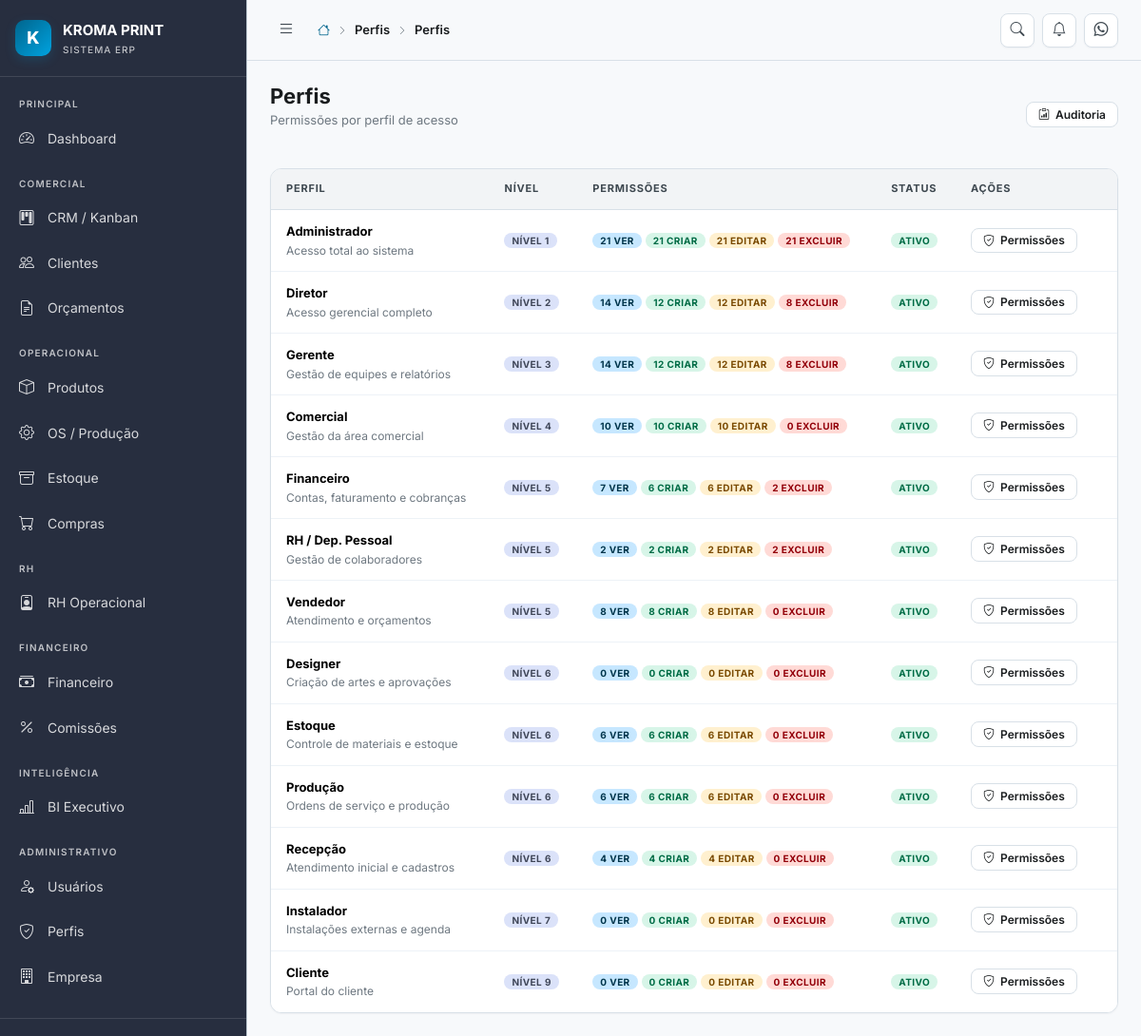
/perfis (signed in), run on the app's committed database.
### tables this page shows
CREATE TABLE IF NOT EXISTS perfis (
    id          INT UNSIGNED AUTO_INCREMENT PRIMARY KEY,
    nome        VARCHAR(50) NOT NULL UNIQUE,
    label       VARCHAR(100) NOT NULL,
    descricao   TEXT,
    nivel       TINYINT DEFAULT 5 COMMENT 'Nível hierárquico: 1=mais alto',
    ativo       TINYINT(1) DEFAULT 1,
    created_at  DATETIME DEFAULT CURRENT_TIMESTAMP
);

### index.php (called while the page is built, shortened)
<?php
require_once CONFIG_PATH . '/database.php';
require_once APP_PATH . '/Services/Router.php';
$router = new App\Services\Router();
$router->dispatch();

### config/database.php (called while the page is built, shortened)
<?php
class Database
{
    private static ?PDO $instance = null;
    public static function getInstance(): PDO
    {
        if (self::$instance === null) {
            try {
                $dsn = sprintf(
                    'mysql:host=%s;port=%s;dbname=%s;charset=%s',
                    DB_HOST, DB_PORT, DB_NAME, DB_CHARSET
                );
                self::$instance = new PDO($dsn, DB_USER, DB_PASS, [
                    PDO::ATTR_ERRMODE            => PDO::ERRMODE_EXCEPTION,
                    PDO::ATTR_DEFAULT_FETCH_MODE => PDO::FETCH_ASSOC,
                    PDO::ATTR_EMULATE_PREPARES   => false,
                    PDO::MYSQL_ATTR_INIT_COMMAND => "SET NAMES utf8mb4 COLLATE utf8mb4_unicode_ci",
                ]);
            } catch (PDOException $e) {
                if (APP_ENV === 'development') {
                    die('Erro de conexão com banco de dados: ' . $e->getMessage());
                } else {
                    die('Erro interno do sistema. Tente novamente mais tarde.');
                }
            }
        }
        return self::$instance;
    }
}
function db(): PDO
{
    return Database::getInstance();
}

### app/Services/Auth.php (called while the page is built, shortened)
<?php
class Auth
{
    public static function perfil(): ?string
    {
        return $_SESSION['usuario']['perfil'] ?? null;
    }
    public static function temPerfil(string|array $perfis): bool
    {
        $perfilAtual = self::perfil();
        if (is_array($perfis)) {
            return in_array($perfilAtual, $perfis);
        }
        return $perfilAtual === $perfis;
    }
    public static function pode(string $permissao): bool
    {
        $permissoes = $_SESSION['permissoes'] ?? [];
        return in_array($permissao, $permissoes) || self::temPerfil('administrador');
    }
}

### app/Views/perfis/index.php (the view, shortened to what this page needs)
<div class="table-wrapper">
    <table class="table">
        <thead>
            <tr>
                <th>Perfil</th>
                <th>Nível</th>
                <th>Permissões</th>
                <th>Status</th>
                <th width="170">Ações</th>
            </tr>
        </thead>
        <tbody>
            <?php foreach ($perfis as $perfil): ?>
            <tr>
                <td>
                    <div style="font-weight:700"><?= htmlspecialchars($perfil['label']) ?></div>
                    <div style="font-size:12px;color:var(--text-muted)"><?= htmlspecialchars($perfil['descricao'] ?? '') ?></div>
                </td>
                <td><span class="badge badge-info">Nível <?= (int)$perfil['nivel'] ?></span></td>
                <td>
                    <div class="d-flex flex-wrap gap-1">
                        <span class="badge badge-primary"><?= (int)$perfil['total_ver'] ?> ver</span>
                        <span class="badge badge-success"><?= (int)$perfil['total_criar'] ?> criar</span>
                        <span class="badge badge-warning"><?= (int)$perfil['total_editar'] ?> editar</span>
                        <span class="badge badge-danger"><?= (int)$perfil['total_excluir'] ?> excluir</span>
                    </div>
                </td>
                <td>
                    <span class="badge <?= $perfil['ativo'] ? 'badge-success' : 'badge-secondary' ?>">
                        <?= $perfil['ativo'] ? 'Ativo' : 'Inativo' ?>
                    </span>
                </td>
                <td>
                    <a class="btn btn-secondary btn-sm" href="<?= APP_URL ?>/perfis/<?= $perfil['id'] ?>/permissoes">
                        <i class="bi bi-shield-check"></i> Permissões
                    </a>
                </td>
            </tr>
            <?php endforeach; ?>
        </tbody>
    </table>
</div>

### app/Services/Router.php (shortened to what this page needs)
<?php
class Router
{
    private array $routes = [];
    private string $basePath = '';
    public function __construct()
    {
        $scriptDir = dirname($_SERVER['SCRIPT_NAME']);
        $this->basePath = rtrim($scriptDir, '/');
    }
    private function addRoute(string $method, string $path, $handler): void
    {
        $this->routes[] = [
            'method'  => $method,
            'path'    => $path,
            'handler' => $handler,
        ];
    }
    public function dispatch(): void
    {
        $method = $_SERVER['REQUEST_METHOD'];
        $uri    = $_SERVER['REQUEST_URI'];
        $uri = '/' . ltrim(substr($uri, strlen($this->basePath)), '/');
        $uri = rtrim($uri, '/') ?: '/';
        foreach ($this->routes as $route) {
            if ($route['method'] !== $method) continue;
            $pattern = $this->pathToRegex($route['path']);
            if (preg_match($pattern, $uri, $matches)) {
                $params = array_filter($matches, 'is_string', ARRAY_FILTER_USE_KEY);
                $this->callHandler($route['handler'], $params);
                return;
            }
        }
    }
    private function pathToRegex(string $path): string
    {
        $pattern = preg_replace('/\/:([^\/]+)/', '/(?P<$1>[^/]+)', $path);
        return '#^' . $pattern . '$#';
    }
    private function callHandler($handler, array $params): void
    {
        if (is_string($handler) && strpos($handler, '@') !== false) {
            [$class, $method] = explode('@', $handler);
            $controller = new $fullClass();
            call_user_func_array([$controller, $method], $params);
            return;
        }
    }
}

### app/Controllers/PerfilController.php (shortened to what this page needs)
<?php
class PerfilController
{
    public function index(): void
    {
        try {
            $perfis = db()->query(
                "SELECT p.*,
                        SUM(CASE WHEN pm.pode_ver = 1 THEN 1 ELSE 0 END) AS total_ver,
                        SUM(CASE WHEN pm.pode_criar = 1 THEN 1 ELSE 0 END) AS total_criar,
                        SUM(CASE WHEN pm.pode_editar = 1 THEN 1 ELSE 0 END) AS total_editar,
                        SUM(CASE WHEN pm.pode_excluir = 1 THEN 1 ELSE 0 END) AS total_excluir
                 FROM perfis p
                 LEFT JOIN permissoes pm ON pm.perfil_id = p.id
                 GROUP BY p.id
                 ORDER BY p.nivel, p.label"
            )->fetchAll();
        } catch (\Exception $e) {
            $perfis = [];
        }
        $titulo = 'Perfis';
        $subtitulo = 'Permissões por perfil de acesso';
        $breadcrumbs = [['label' => 'Perfis', 'url' => '']];
        $headerActions = '<a href="' . APP_URL . '/auditoria" class="btn btn-secondary btn-sm"><i class="bi bi-clipboard-data"></i> Auditoria</a>';
        require APP_PATH . '/Views/perfis/index.php';
        $content = ob_get_clean();
        require APP_PATH . '/Views/layouts/main.php';
    }
}

### app/Views/layouts/main.php (shortened to what this page needs)
<?php
$titulo     = $titulo ?? 'Dashboard';
$subtitulo  = $subtitulo ?? '';
$breadcrumbs = $breadcrumbs ?? [];
?>
<!DOCTYPE html>
<html lang="pt-BR" data-theme="light">
<head>
    <link rel="stylesheet" href="https://cdn.jsdelivr.net/npm/bootstrap@5.3.2/dist/css/bootstrap.min.css">
    <link rel="stylesheet" href="https://cdn.jsdelivr.net/npm/bootstrap-icons@1.11.3/font/bootstrap-icons.min.css">
    <link rel="stylesheet" href="https://cdn.datatables.net/1.13.7/css/dataTables.bootstrap5.min.css">
    <link rel="stylesheet" href="<?= APP_URL ?>/public/assets/css/kroma.css">
</head>
<body>
<div class="kroma-wrapper">
    <aside class="sidebar" id="sidebar">
        <div class="sidebar-brand">
            <div class="logo-icon">K</div>
            <div>
                <div class="logo-text">KROMA PRINT</div>
                <div class="logo-sub">Sistema ERP</div>
            </div>
        </div>
        <nav class="sidebar-nav" id="sidebarNav">
            <div class="nav-group">
                <div class="nav-group-label">Principal</div>
                <a href="<?= APP_URL ?>/dashboard" class="nav-item" data-tooltip="Dashboard">
                    <i class="bi bi-speedometer2"></i>
                    <span class="nav-label">Dashboard</span>
                </a>
            </div>
            <?php if (Auth::pode('crm') || Auth::pode('clientes') || Auth::pode('orcamentos')): ?>
            <div class="nav-group">
                <div class="nav-group-label">Comercial</div>
                <?php if (Auth::pode('crm')): ?>
                <a href="<?= APP_URL ?>/crm" class="nav-item" data-tooltip="CRM">
                    <i class="bi bi-kanban"></i>
                    <span class="nav-label">CRM / Kanban</span>
                </a>
                <?php endif; ?>
                <?php if (Auth::pode('clientes')): ?>
                <a href="<?= APP_URL ?>/clientes" class="nav-item" data-tooltip="Clientes">
                    <i class="bi bi-people"></i>
                    <span class="nav-label">Clientes</span>
                </a>
                <?php endif; ?>
                <?php if (Auth::pode('orcamentos')): ?>
                <a href="<?= APP_URL ?>/orcamentos" class="nav-item" data-tooltip="Orçamentos">
                    <i class="bi bi-file-earmark-text"></i>
                    <span class="nav-label">Orçamentos</span>
                </a>
                <?php endif; ?>
            </div>
            <?php endif; ?>
            <?php if (Auth::pode('produtos') || Auth::pode('producao') || Auth::pode('estoque') || Auth::pode('compras')): ?>
            <div class="nav-group">
                <div class="nav-group-label">Operacional</div>
                <?php if (Auth::pode('produtos')): ?>
                <a href="<?= APP_URL ?>/produtos" class="nav-item" data-tooltip="Produtos">
                    <i class="bi bi-box"></i>
                    <span class="nav-label">Produtos</span>
                </a>
                <?php endif; ?>
                <?php if (Auth::pode('producao')): ?>
                <a href="<?= APP_URL ?>/producao" class="nav-item" data-tooltip="Produção">
                    <i class="bi bi-gear"></i>
                    <span class="nav-label">OS / Produção</span>
                </a>
                <?php endif; ?>
                <?php if (Auth::pode('estoque')): ?>
                <a href="<?= APP_URL ?>/estoque" class="nav-item" data-tooltip="Estoque">
                    <i class="bi bi-archive"></i>
                    <span class="nav-label">Estoque</span>
                </a>
                <?php endif; ?>
                <?php if (Auth::pode('compras')): ?>
                <a href="<?= APP_URL ?>/compras" class="nav-item" data-tooltip="Compras">
                    <i class="bi bi-cart"></i>
                    <span class="nav-label">Compras</span>
                </a>
                <?php endif; ?>
            </div>
            <?php endif; ?>
            <?php if (Auth::pode('colaboradores') || Auth::pode('equipamentos')): ?>
            <div class="nav-group">
                <div class="nav-group-label">RH</div>
                <a href="<?= APP_URL ?>/rh" class="nav-item" data-tooltip="RH Operacional">
                    <i class="bi bi-person-badge"></i>
                    <span class="nav-label">RH Operacional</span>
                </a>
            </div>
            <?php endif; ?>
            <?php if (Auth::pode('financeiro') || Auth::pode('comissoes')): ?>
            <div class="nav-group">
                <div class="nav-group-label">Financeiro</div>
                <?php if (Auth::pode('financeiro')): ?>
                <a href="<?= APP_URL ?>/financeiro" class="nav-item" data-tooltip="Financeiro">
                    <i class="bi bi-cash-stack"></i>
                    <span class="nav-label">Financeiro</span>
                </a>
                <?php endif; ?>
                <?php if (Auth::pode('comissoes')): ?>
                <a href="<?= APP_URL ?>/comissoes" class="nav-item" data-tooltip="Comissões">
                    <i class="bi bi-percent"></i>
                    <span class="nav-label">Comissões</span>
                </a>
                <?php endif; ?>
            </div>
            <?php endif; ?>
            <?php if (Auth::pode('bi')): ?>
            <div class="nav-group">
                <div class="nav-group-label">Inteligência</div>
                <a href="<?= APP_URL ?>/bi" class="nav-item" data-tooltip="BI Executivo">
                    <i class="bi bi-bar-chart-line"></i>
                    <span class="nav-label">BI Executivo</span>
                </a>
            </div>
            <?php endif; ?>
            <?php if (Auth::pode('usuarios') || Auth::pode('empresa')): ?>
            <div class="nav-group">
                <div class="nav-group-label">Administrativo</div>
                <?php if (Auth::pode('usuarios')): ?>
                <a href="<?= APP_URL ?>/usuarios" class="nav-item" data-tooltip="Usuários">
                    <i class="bi bi-person-gear"></i>
                    <span class="nav-label">Usuários</span>
                </a>
                <a href="<?= APP_URL ?>/perfis" class="nav-item" data-tooltip="Perfis">
                    <i class="bi bi-shield-check"></i>
                    <span class="nav-label">Perfis</span>
                </a>
                <?php endif; ?>
                <?php if (Auth::pode('empresa')): ?>
                <a href="<?= APP_URL ?>/empresa" class="nav-item" data-tooltip="Empresa">
                    <i class="bi bi-building"></i>
                    <span class="nav-label">Empresa</span>
                </a>
                <?php endif; ?>
            </div>
            <?php endif; ?>
        </nav>
        <div class="sidebar-footer">
            <div class="dropdown">
                <div class="sidebar-user" data-bs-toggle="dropdown">
                </div>
            </div>
        </div>
    </aside>
    <div class="main-content" id="mainContent">
        <header class="topbar">
            <button class="topbar-toggle" id="sidebarToggle" aria-label="Menu">
                <i class="bi bi-list"></i>
            </button>
            <div class="topbar-breadcrumb">
                <a href="<?= APP_URL ?>/dashboard"><i class="bi bi-house"></i></a>
                <?php foreach ($breadcrumbs as $crumb): ?>
                    <i class="bi bi-chevron-right" style="font-size:10px"></i>
                    <?php if (!empty($crumb['url'])): ?>
                        <a href="<?= APP_URL . $crumb['url'] ?>"><?= htmlspecialchars($crumb['label']) ?></a>
                    <?php else: ?>
                        <span class="current"><?= htmlspecialchars($crumb['label']) ?></span>
                    <?php endif; ?>
                <?php endforeach; ?>
                <?php if (!empty($breadcrumbs)): ?>
                    <i class="bi bi-chevron-right" style="font-size:10px"></i>
                <?php endif; ?>
                <span class="current"><?= htmlspecialchars($titulo) ?></span>
            </div>
            <div class="topbar-actions">
                <a href="#" class="topbar-btn" data-bs-toggle="tooltip" title="Busca rápida">
                    <i class="bi bi-search"></i>
                </a>
                <a href="#" class="topbar-btn" id="notif-btn">
                    <i class="bi bi-bell"></i>
                </a>
                <a href="#" class="topbar-btn" data-bs-toggle="tooltip" title="WhatsApp">
                    <i class="bi bi-whatsapp"></i>
                </a>
            </div>
        </header>
        <main class="page-content">
            <?php if ($titulo): ?>
            <div class="page-header">
                <div>
                    <h1 class="page-title"><?= htmlspecialchars($titulo) ?></h1>
                    <?php if ($subtitulo): ?>
                    <p class="page-subtitle"><?= htmlspecialchars($subtitulo) ?></p>
                    <?php endif; ?>
                </div>
                <?php if (isset($headerActions)): ?>
                <div class="d-flex gap-2 flex-wrap">
                    <?= $headerActions ?>
                </div>
                <?php endif; ?>
            </div>
            <?php endif; ?>
            <?= $content ?? '' ?>
        </main>
    </div>
</div>
</body>
</html>

### data on the page
perfis: label "Administrador", descricao "Acesso total ao sistema", nivel "1", total_ver "21", total_criar "21", total_editar "21", total_excluir "21", ativo "ATIVO"
perfis: label "Diretor", descricao "Acesso gerencial completo", nivel "2", total_ver "14", total_criar "12", total_editar "12", total_excluir "8", ativo "ATIVO"
perfis: label "Gerente", descricao "Gestão de equipes e relatórios", nivel "3", total_ver "14", total_criar "12", total_editar "12", total_excluir "8", ativo "ATIVO"
perfis: label "Comercial", descricao "Gestão da área comercial", nivel "4", total_ver "10", total_criar "10", total_editar "10", total_excluir "0", ativo "ATIVO"
perfis: label "Financeiro", descricao "Contas, faturamento e cobranças", nivel "5", total_ver "7", total_criar "6", total_editar "6", total_excluir "2", ativo "ATIVO"
perfis: label "RH / Dep. Pessoal", descricao "Gestão de colaboradores", nivel "5", total_ver "2", total_criar "2", total_editar "2", total_excluir "2", ativo "ATIVO"
perfis: label "Vendedor", descricao "Atendimento e orçamentos", nivel "5", total_ver "8", total_criar "8", total_editar "8", total_excluir "0", ativo "ATIVO"
perfis: label "Designer", descricao "Criação de artes e aprovações", nivel "6", total_ver "0", total_criar "0", total_editar "0", total_excluir "0", ativo "ATIVO"
perfis: label "Estoque", descricao "Controle de materiais e estoque", nivel "6", total_ver "6", total_criar "6", total_editar "6", total_excluir "0", ativo "ATIVO"
perfis: label "Produção", descricao "Ordens de serviço e produção", nivel "6", total_ver "6", total_criar "6", total_editar "6", total_excluir "0", ativo "ATIVO"
perfis: label "Recepção", descricao "Atendimento inicial e cadastros", nivel "6", total_ver "4", total_criar "4", total_editar "4", total_excluir "0", ativo "ATIVO"
perfis: label "Instalador", descricao "Instalações externas e agenda", nivel "7", total_ver "0", total_criar "0", total_editar "0", total_excluir "0", ativo "ATIVO"
perfis: label "Cliente", descricao "Portal do cliente", nivel "9", total_ver "0", total_criar "0", total_editar "0", total_excluir "0", ativo "ATIVO"

### other printed values
$crumb['label'] "Perfis"
